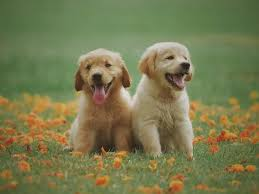
#> input picture PCD11/anjing.jpg, 259 x 194 px, found by its file name
$ python localT.py
#> lines starting #> are read from the running program, lines starting #| are printed output that depends on the picture; after the words box and inside, x2 and y2 are one past the last pixel; in counts of white or black regions, pixels touching at a corner belong together
import imageio.v3 as img
import numpy as np
import matplotlib.pyplot as plt

def localTresh(image, block_size, c):
    imgPad = np.pad(image, pad_width=block_size // 2, mode='constant', constant_values=0)
    threshold = np.zeros_like(image)

    for i in range(image.shape[0]):
        for j in range(image.shape[1]):
            local_area = imgPad[i:i+block_size, j:j+block_size]
            local_mean = np.mean(local_area)
            threshold[i, j] = 255 if image[i, j] > (local_mean - c) else 0
    return threshold

# Load grayscale and color images
image1 = img.imread("D:\\Ikram\\Kuliah\\Semester 5\\Pengolahan Citra Digital\\PCD11\\anjing.jpg", mode='F')
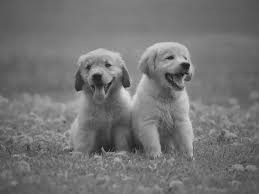
#> image1: shape (194, 259) float32; min 14.22, max 225.2, mean 116.3
image2 = img.imread("D:\\Ikram\\Kuliah\\Semester 5\\Pengolahan Citra Digital\\PCD11\\anjing.jpg")

thres = localTresh(image1, 15, 10)
#> in localTresh, `imgPad = np.pad(image, pad_width=block_size // 2, mode='constant', con..`:
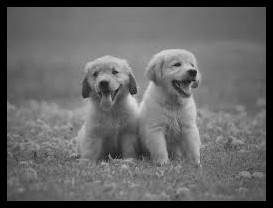
#> imgPad: shape (208, 273) float32; min 0, max 225.2, mean 102.9
#> after the loop in localTresh, `for i in range(image.shape[0]):`:
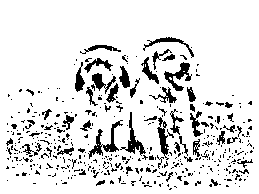
#> threshold: shape (194, 259) float32; 88% white; 424 black regions (365 under 20 px), largest, box (x1, y1, x2, y2) and area: (88, 120, 123, 159) 338, (164, 62, 192, 91) 301, (120, 112, 146, 156) 270
mask = (thres == 255).astype(np.uint8)

# Apply mask to each channel of image2
segmented = image2 * mask[:, :, np.newaxis]
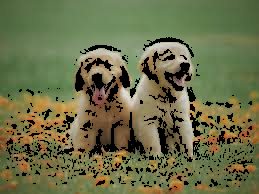
#> segmented: shape (194, 259, 3); mean R, G, B 107.1, 110.2, 72.4

plt.figure(figsize=(10, 6))

plt.subplot(2, 3, 1)
plt.imshow(image1, cmap='gray')
plt.title("Original Grayscale")

plt.subplot(2, 3, 2)
plt.imshow(thres, cmap='gray')
plt.title("Thresholded")

plt.subplot(2, 3, 3)
plt.imshow(segmented)
plt.title("Segmented Image")

plt.show()
